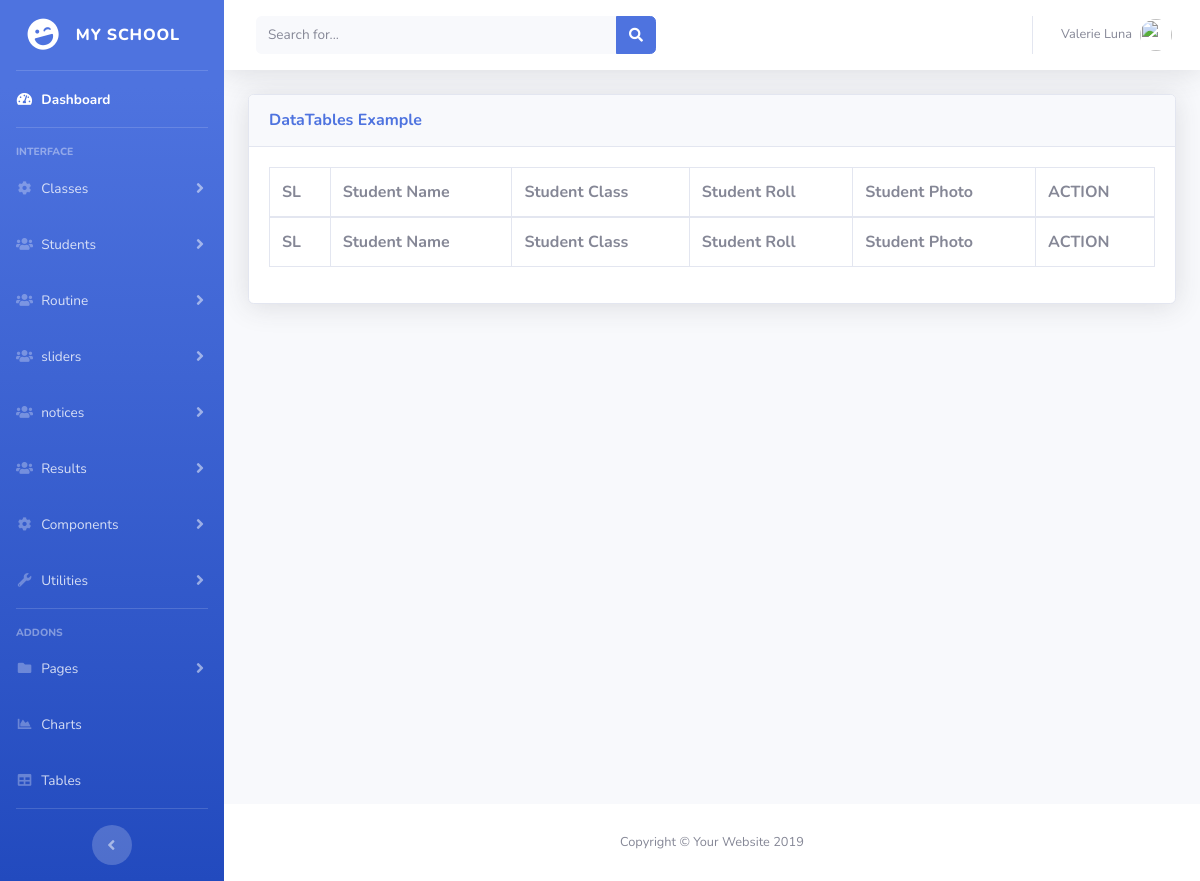
/adminpanel/all_student.php (signed in), run on an earlier commit of the app's database.
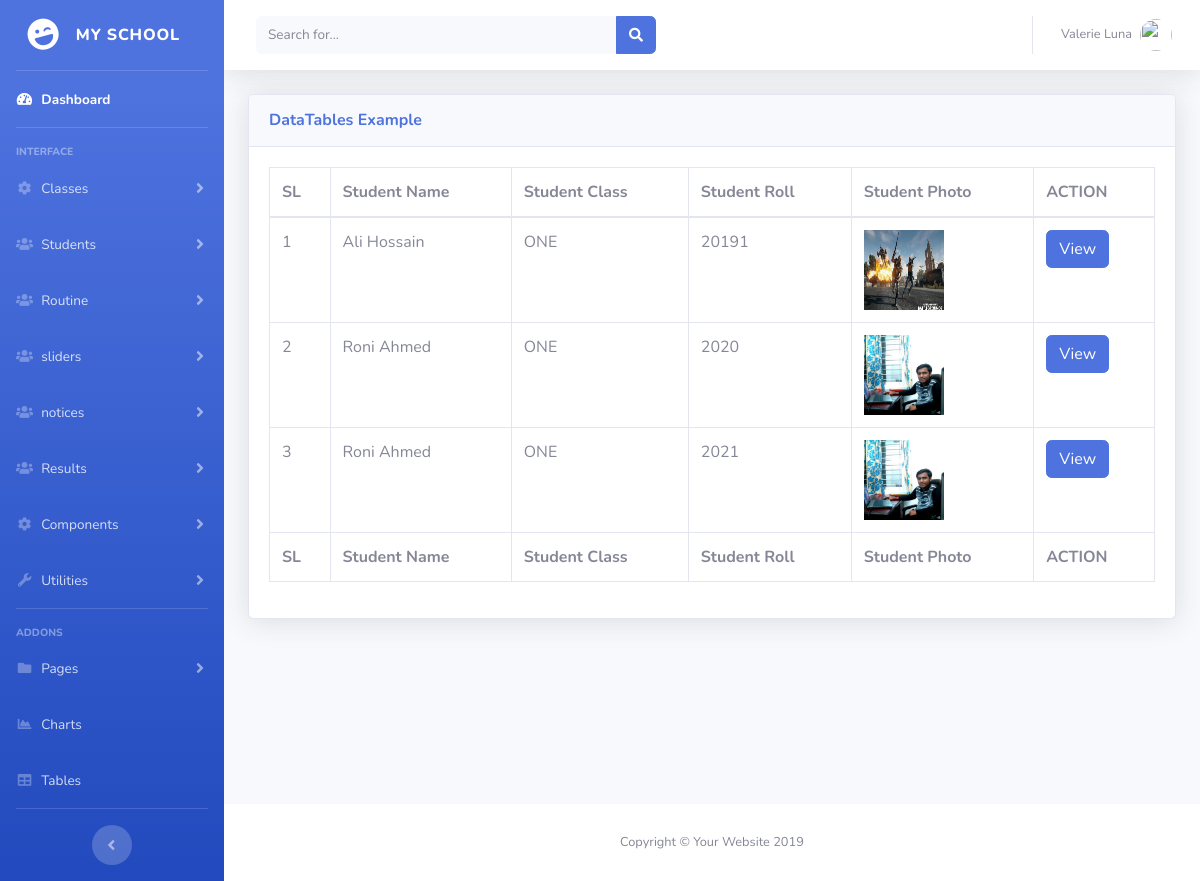
And on a later commit of the database.
### tables this page shows
CREATE TABLE `students` (
  `student_id` int(11) NOT NULL,
  `std_name` varchar(255) NOT NULL,
  `f_name` varchar(255) NOT NULL,
  `m_name` varchar(255) NOT NULL,
  `dob` varchar(255) NOT NULL,
  `address` varchar(255) NOT NULL,
  `phone` varchar(225) NOT NULL,
  `class_id` int(2) NOT NULL,
  `std_roll` int(6) NOT NULL,
  `admission_date` varchar(225) NOT NULL,
  `student_photo` text NOT NULL
);

CREATE TABLE `s_class` (
  `class_id` int(11) NOT NULL,
  `class_name` varchar(222) NOT NULL,
  `active_status` int(1) NOT NULL DEFAULT '1'
);

### adminpanel/all_student.php (the view, shortened to what this page needs)
<?php require('libs/header.php'); ?>
<body id="page-top">
  <div id="wrapper">
    <?php require('libs/sidebar.php'); ?>
    <div id="content-wrapper" class="d-flex flex-column">
      <div id="content">
        <nav class="navbar navbar-expand navbar-light bg-white topbar mb-4 static-top shadow">
          <form class="d-none d-sm-inline-block form-inline mr-auto ml-md-3 my-2 my-md-0 mw-100 navbar-search">
            <div class="input-group">
              <input type="text" class="form-control bg-light border-0 small" placeholder="Search for..." aria-label="Search" aria-describedby="basic-addon2">
              <div class="input-group-append">
                <button class="btn btn-primary" type="button">
                  <i class="fas fa-search fa-sm"></i>
                </button>
              </div>
            </div>
          </form>
          <ul class="navbar-nav ml-auto">
            <li class="nav-item dropdown no-arrow">
              <a class="nav-link dropdown-toggle" href="#" id="userDropdown" role="button" data-toggle="dropdown" aria-haspopup="true" aria-expanded="false">
                <span class="mr-2 d-none d-lg-inline text-gray-600 small">Valerie Luna</span>
                <img class="img-profile rounded-circle" src="https://source.unsplash.com/QAB-WJcbgJk/60x60">
              </a>
            </li>
          </ul>
        </nav>
        <div class="container-fluid">
          <div class="card shadow mb-4">
            <div class="card-header py-3">
              <h6 class="m-0 font-weight-bold text-primary">DataTables Example</h6>
            </div>
            <div class="card-body">
              <div class="table-responsive">
                <table class="table table-bordered" id="dataTable" width="100%" cellspacing="0">
                  <thead>
                    <tr>
                      <th>SL</th>
                      <th>Student Name</th>
					  <th>Student Class</th>
					  <th>Student Roll</th>
					  <th>Student Photo</th>
                      <th>ACTION</th>
                    </tr>
                  </thead>
                  <tfoot>
                    <tr>
                      <th>SL</th>
                      <th>Student Name</th>
                      <th>Student Class</th>
					  <th>Student Roll</th>
					  <th>Student Photo</th>
                      <th>ACTION</th>
                    </tr>
                  </tfoot>
                  <tbody>
				  <?php
					require('../config.php');
					$sql = "SELECT * FROM s_class INNER JOIN students ON s_class.class_id = students.class_id";
					$que = mysqli_query($con,$sql);
					$sl = 1;
					while($result = mysqli_fetch_assoc($que)){
				  ?>
						<tr>
							<td><?php echo $sl++; ?></td>
							<td><?php echo $result['std_name']; ?></td>
							<td><?php echo $result['class_name']; ?></td>
							<td><?php echo $result['std_roll']; ?></td>
							<td>
								<img src="<?php echo $result['student_photo']; ?>" height="80px" width="80px" />
							</td>
							<td>
								<a class="btn btn-primary" href="student_info.php?id=<?php echo $result['student_id']; ?>">View</a>
							</td>
						</tr>
					<?php
					}?>
				  </tbody>
                </table>
              </div>
            </div>
          </div>
        </div>
      </div>
     <?php require('libs/footer.php'); ?>

### adminpanel/libs/header.php (shortened to what this page needs)
<!DOCTYPE html>
<html lang="en">
<head>
  <link href="vendor/fontawesome-free/css/all.min.css" rel="stylesheet" type="text/css">
  <link href="css/sb-admin-2.min.css" rel="stylesheet">
  <link href="vendor/datatables/dataTables.bootstrap4.min.css" rel="stylesheet">
</head>

### adminpanel/libs/sidebar.php (shortened to what this page needs)
 <ul class="navbar-nav bg-gradient-primary sidebar sidebar-dark accordion" id="accordionSidebar">
   <a class="sidebar-brand d-flex align-items-center justify-content-center" href="index.html">
     <div class="sidebar-brand-icon rotate-n-15">
       <i class="fas fa-laugh-wink"></i>
     </div>
     <div class="sidebar-brand-text mx-3">My School</div>
   </a>
   <hr class="sidebar-divider my-0">
   <li class="nav-item active">
     <a class="nav-link" href="index.php">
       <i class="fas fa-fw fa-tachometer-alt"></i>
       <span>Dashboard</span></a>
   </li>
   <hr class="sidebar-divider">
   <div class="sidebar-heading">
     Interface
   </div>
<li class="nav-item">
     <a class="nav-link collapsed" href="#" data-toggle="collapse" data-target="#class" aria-expanded="true" aria-controls="collapseTwo">
       <i class="fas fa-fw fa-cog"></i>
       <span>Classes</span>
     </a>
   </li>
<li class="nav-item">
     <a class="nav-link collapsed" href="#" data-toggle="collapse" data-target="#student" aria-expanded="true" aria-controls="collapseTwo">
       <i class="fas fa-fw fa-users"></i>
       <span>Students</span>
     </a>
   </li>
<li class="nav-item">
     <a class="nav-link collapsed" href="#" data-toggle="collapse" data-target="#routine" aria-expanded="true" aria-controls="collapseTwo">
       <i class="fas fa-fw fa-users"></i>
       <span>Routine</span>
     </a>
   </li>
<li class="nav-item">
     <a class="nav-link collapsed" href="#" data-toggle="collapse" data-target="#slider" aria-expanded="true" aria-controls="collapseTwo">
       <i class="fas fa-fw fa-users"></i>
       <span>sliders</span>
     </a>
   </li>
   <li class="nav-item">
     <a class="nav-link collapsed" href="#" data-toggle="collapse" data-target="#notice" aria-expanded="true" aria-controls="collapseTwo">
       <i class="fas fa-fw fa-users"></i>
       <span>notices</span>
     </a>
   </li>
   <li class="nav-item">
     <a class="nav-link collapsed" href="#" data-toggle="collapse" data-target="#result" aria-expanded="true" aria-controls="collapseTwo">
       <i class="fas fa-fw fa-users"></i>
       <span>Results</span>
     </a>
   </li>
   <li class="nav-item">
     <a class="nav-link collapsed" href="#" data-toggle="collapse" data-target="#collapseTwo" aria-expanded="true" aria-controls="collapseTwo">
       <i class="fas fa-fw fa-cog"></i>
       <span>Components</span>
     </a>
   </li>
   <li class="nav-item">
     <a class="nav-link collapsed" href="#" data-toggle="collapse" data-target="#collapseUtilities" aria-expanded="true" aria-controls="collapseUtilities">
       <i class="fas fa-fw fa-wrench"></i>
       <span>Utilities</span>
     </a>
   </li>
   <hr class="sidebar-divider">
   <div class="sidebar-heading">
     Addons
   </div>
   <li class="nav-item">
     <a class="nav-link collapsed" href="#" data-toggle="collapse" data-target="#collapsePages" aria-expanded="true" aria-controls="collapsePages">
       <i class="fas fa-fw fa-folder"></i>
       <span>Pages</span>
     </a>
   </li>
   <li class="nav-item">
     <a class="nav-link" href="charts.html">
       <i class="fas fa-fw fa-chart-area"></i>
       <span>Charts</span></a>
   </li>
   <li class="nav-item">
     <a class="nav-link" href="tables.html">
       <i class="fas fa-fw fa-table"></i>
       <span>Tables</span></a>
   </li>
   <hr class="sidebar-divider d-none d-md-block">
   <div class="text-center d-none d-md-inline">
     <button class="rounded-circle border-0" id="sidebarToggle"></button>
   </div>
 </ul>

### adminpanel/libs/footer.php (shortened to what this page needs)
      <footer class="sticky-footer bg-white">
        <div class="container my-auto">
          <div class="copyright text-center my-auto">
            <span>Copyright &copy; Your Website 2019</span>
          </div>
        </div>
      </footer>
    </div>
  </div>
</body>
</html>

What changed in the data, as far as the page shows it:
added students: std_name "Ali Hossain", class.class_name "ONE", std_roll "20191", student_photo (picture)
added students: std_name "Roni Ahmed", class.class_name "ONE", std_roll "2020", student_photo (placeholder picture)
added students: std_name "Roni Ahmed", class.class_name "ONE", std_roll "2021", student_photo (placeholder picture)
